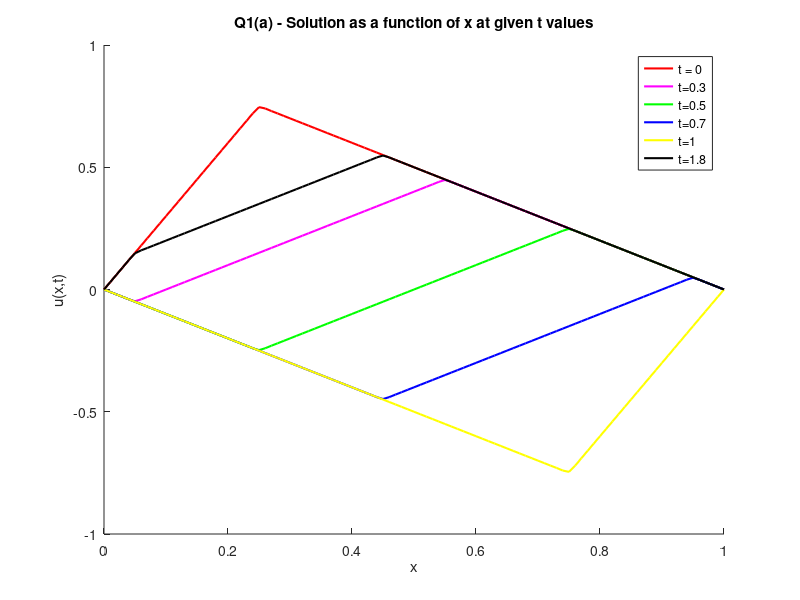

Here is the MATLAB script that generated this plot:
% HW3 - Question 1 Part a
x = [0:0.01:1];
N = 100;
for n = 1:N
   an(n) = 8*(sin((n*pi/4)))/(n^2*pi^2);
end
t  = [0 0.3 0.5 0.7 1 1.8];
ua = 0*x;
ub = 0*x;
uc = 0*x;
ud = 0*x;
ue = 0*x;
uf = 0*x;
%t = 0
for n=1:N
ua = ua + an(n)*sin(n*pi*x)*cos(n*pi*t(1)); 
end
%t = 0.3
for n=1:N
ub = ub + an(n)*sin(n*pi*x)*cos(n*pi*t(2)); 
end
%t = 0.5
for n=1:N
uc = uc + an(n)*sin(n*pi*x)*cos(n*pi*t(3)); 
end
%t = 0.7
for n=1:N
ud = ud + an(n)*sin(n*pi*x)*cos(n*pi*t(4)); 
end
%t = 1
for n=1:N
ue = ue + an(n)*sin(n*pi*x)*cos(n*pi*t(5)); 
end
%t = 1.8
for n=1:N
uf = uf + an(n)*sin(n*pi*x)*cos(n*pi*t(6)); 
end
% Plotting
hold on
plot(x,ua,'r','Linewidth',1.5);
plot(x,ub,'m','Linewidth',1.5);
plot(x,uc,'g','Linewidth',1.5);
plot(x,ud,'b','Linewidth',1.5);
plot(x,ue,'y','Linewidth',1.5);
plot(x,uf,'k','Linewidth',1.5);
legend('t = 0','t=0.3','t=0.5','t=0.7','t=1','t=1.8', 'Location', 'NorthEast')
xlabel('x');ylabel('u(x,t)')
title('Q1(a) - Solution as a function of x at given t values')
hold off